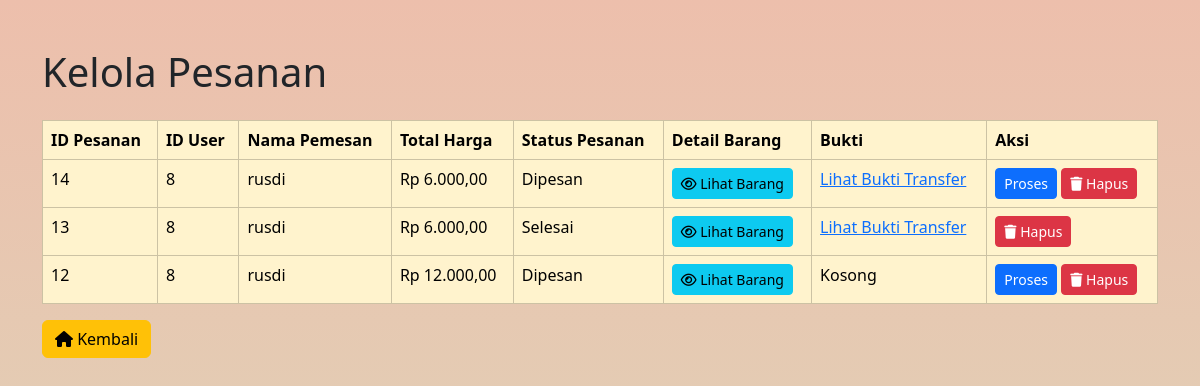
Before: /admin/admin_pesanan.php (signed in) with the older database file.
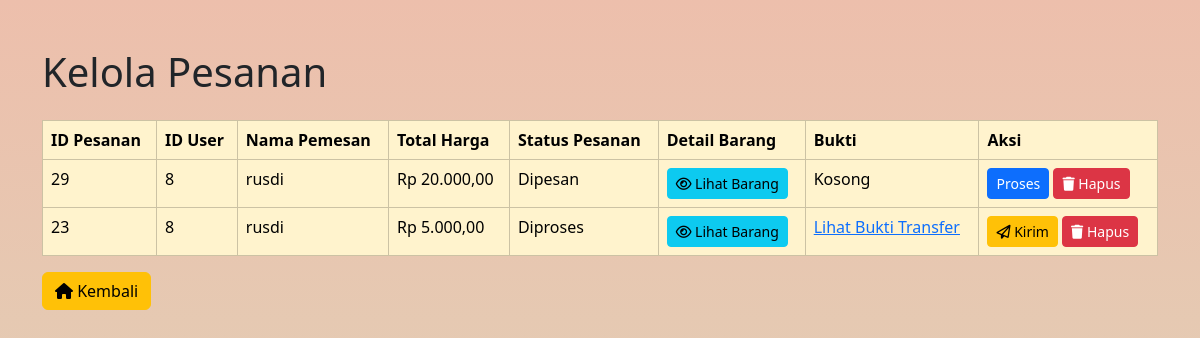
After: the same page with the newer database file.
### tables this page shows
CREATE TABLE `pesanan` (
  `id_pesanan` int(11) NOT NULL,
  `id_user` int(11) NOT NULL,
  `tanggal_pesanan` datetime DEFAULT current_timestamp(),
  `total_harga` decimal(10,2) NOT NULL,
  `alamat_pengiriman` text NOT NULL,
  `metode_pembayaran` varchar(50) NOT NULL,
  `status_pembayaran` enum('Belum Dibayar','Sudah Dibayar') DEFAULT 'Belum Dibayar',
  `status_pesanan` enum('Dipesan','Diproses','Dikirim','Selesai') DEFAULT 'Dipesan',
  `bukti_transfer` varchar(255) DEFAULT NULL
);

CREATE TABLE `users` (
  `id_user` int(11) NOT NULL,
  `username` varchar(50) NOT NULL,
  `email` varchar(100) NOT NULL,
  `password` varchar(255) NOT NULL,
  `role` enum('admin','customer') NOT NULL,
  `phone` varchar(15) DEFAULT NULL,
  `photo` varchar(255) DEFAULT NULL
);

### admin/admin_pesanan.php (the view, shortened to what this page needs)
<?php
require '../connection/koneksi.php';
$query = "
    SELECT pesanan.*, users.username
    FROM pesanan
    JOIN users ON pesanan.id_user = users.id_user
    ORDER BY pesanan.tanggal_pesanan DESC";
$result = $conn->query($query);
?>
<!DOCTYPE html>
<html lang="en">
<head>
    <link href="https://cdn.jsdelivr.net/npm/bootstrap@5.3.2/dist/css/bootstrap.min.css" rel="stylesheet">
</head>
<body style="background: linear-gradient(#edbfac, #dbd8bb);">
    <div class="container my-5">
        <h1 class="text-left">Kelola Pesanan</h1>
        <table class="table table-bordered mt-4 table-warning">
            <thead>
                <tr>
                    <th>ID Pesanan</th>
                    <th>ID User</th>
                    <th>Nama Pemesan</th>
                    <th>Total Harga</th>
                    <th>Status Pesanan</th>
                    <th>Detail Barang</th>
                    <th>Bukti</th>
                    <th>Aksi</th>
                </tr>
            </thead>
            <tbody>
                <?php while ($row = $result->fetch_assoc()): ?>
                    <tr>
                        <td><?= $row['id_pesanan']; ?></td>
                        <td><?= $row['id_user']; ?></td>
                        <td><?= htmlspecialchars($row['username']); ?></td>
                        <td>Rp <?= number_format($row['total_harga'], 2, ',', '.'); ?></td>
                        <td><?= $row['status_pesanan']; ?></td>
                        <td>
                            <button
                                class="btn btn-info btn-sm"
                                type="button"
                                data-bs-toggle="collapse"
                                data-bs-target="#detail-<?= $row['id_pesanan']; ?>"
                                aria-expanded="false"
                                aria-controls="detail-<?= $row['id_pesanan']; ?>">
                                <i class="fa-regular fa-eye"></i>
                                Lihat Barang
                            </button>
                        </td>
                        <td>
    <?php if ($row['bukti_transfer']): ?>
        <a href="../cek/uploads/<?= $row['bukti_transfer']; ?>" target="_blank">Lihat Bukti Transfer</a>
    <?php else: ?>
        <span>Kosong</span>
    <?php endif; ?>
</td>
<td>
    <?php if ($row['status_pesanan'] === 'Dipesan'): ?>
                                <a href="proses_pesanan.php?id_pesanan=<?= $row['id_pesanan']; ?>&status=Diproses" class="btn btn-primary btn-sm">Proses</a>
                            <?php elseif ($row['status_pesanan'] === 'Diproses'): ?>
                                <a href="proses_pesanan.php?id_pesanan=<?= $row['id_pesanan']; ?>&status=Dikirim" class="btn btn-warning btn-sm"><i class="fa-regular fa-paper-plane"></i> Kirim</a>
                            <?php elseif ($row['status_pesanan'] === 'Dikirim'): ?>
                                <a href="proses_pesanan.php?id_pesanan=<?= $row['id_pesanan']; ?>&status=Selesai" class="btn btn-success btn-sm"><i class="fa-solid fa-check"></i> Selesaikan</a>
                            <?php endif; ?>
                            <a href="hapus_pesanan.php?id_pesanan=<?= $row['id_pesanan']; ?>"
                               onclick="return confirm('Yakin ingin menghapus pesanan ini?')"
                               class="btn btn-danger btn-sm"><i class="fa-solid fa-trash"></i> Hapus</a>
</td>
                    </tr>
                <?php endwhile; ?>
            </tbody>
        </table>
        <a href="../halaman.php" class="btn btn-warning"><i class="fa-solid fa-house"></i> Kembali</a>
    </div>
</body>
</html>

### connection/koneksi.php (shortened to what this page needs)
<link href="https://cdnjs.cloudflare.com/ajax/libs/font-awesome/6.5.1/css/all.min.css" rel="stylesheet">
<link href="https://cdn.jsdelivr.net/npm/bootstrap@5.3.3/dist/css/bootstrap.min.css" rel="stylesheet">

Changed rows visible on the page:
removed pesanan: id_pesanan "14", id_user "8", id_user.username "rusdi", total_harga "6.000,00", status_pesanan "Dipesan"
removed pesanan: id_pesanan "13", id_user "8", id_user.username "rusdi", total_harga "6.000,00", status_pesanan "Selesai"
removed pesanan: id_pesanan "12", id_user "8", id_user.username "rusdi", total_harga "12.000,00", status_pesanan "Dipesan", shows "Kosong"
added pesanan: id_pesanan "29", id_user "8", id_user.username "rusdi", total_harga "20.000,00", status_pesanan "Dipesan", shows "Kosong"
added pesanan: id_pesanan "23", id_user "8", id_user.username "rusdi", total_harga "5.000,00", status_pesanan "Diproses"
